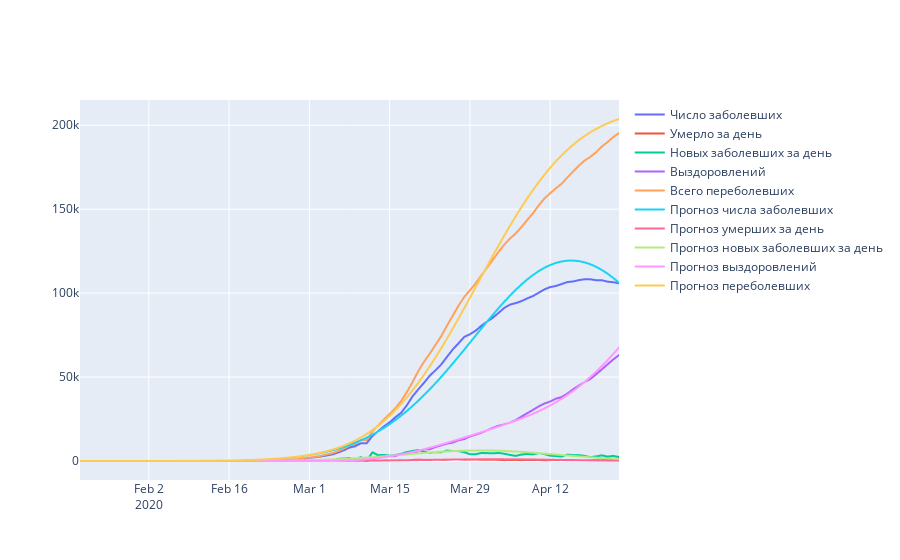

Source (notebook cell):
### Code cell
#Визуализация результатов оптимизации параметров для нормального распределения
import numpy as np

#Задание списка дат
x = [datetime.datetime(year=2020, month=1, day=21)]
for i in range(len(recs)):
    x.append(x[-1]+datetime.timedelta(days=1))

#Рассчет значений для построения кривых по оптимизированным парамтрам. Является реализацией
#формул из справки и копией рассчетов в функции loss_norm, за исключением того, что тут не считается 
#не посредственно ошибка
n_f = np.zeros(shape=(len(inf),))
for i in range(len(n_f)):
    n_f[i] = x_pred_norm.x[1]*math.e**(-x_pred_norm.x[2]*((i-x_pred_norm.x[0])**2))

n_d = np.zeros(shape=(len(dead_inc),))
for i in range(len(n_d)):
    n_d[i] = x_pred_norm.x[4]*math.e**(-x_pred_norm.x[5]*((i-x_pred_norm.x[3])**2))

n_c = np.zeros(shape=(len(inc),))
for i in range(len(n_c)):
    n_c[i] = x_pred_norm.x[7]*math.e**(-x_pred_norm.x[8]*((i-x_pred_norm.x[6])**2))
    
n_r = np.zeros(shape=(len(recs),))
for i in range(len(n_r)):
    n_r[i] = calculate_recs_norm(i,x_pred_norm.x[0],x_pred_norm.x[1],x_pred_norm.x[2],x_pred_norm.x[3],
                            x_pred_norm.x[4],x_pred_norm.x[5],x_pred_norm.x[6],x_pred_norm.x[7],
                            x_pred_norm.x[8])

n_t = np.zeros(shape=(len(total),))
for i in range(len(n_t)):
    n_t[i]=0
    for j in range(i+1):
        deads=0
        for k in range(j+1):
            deads+=x_pred_norm.x[4]*math.e**(-x_pred_norm.x[5]*((k-x_pred_norm.x[3])**2))
    n_t[i] += (x_pred_norm.x[1]*math.e**(-x_pred_norm.x[2]*((i-x_pred_norm.x[0])**2)) + 
                calculate_recs_norm(i,x_pred_norm.x[0],x_pred_norm.x[1],x_pred_norm.x[2],
                                    x_pred_norm.x[3],x_pred_norm.x[4],x_pred_norm.x[5],
                                    x_pred_norm.x[6],x_pred_norm.x[7],x_pred_norm.x[8])+
                deads)

#Сама визуализация. Один fig.add_trace на один график
fig = go.Figure()
fig.add_trace(go.Scattergl(
    x=x,
    y = inf,
    name = 'Число заболевших',
))
fig.add_trace(go.Scattergl(
    x=x,
    y = dead_inc,
    name = 'Умерло за день',
))
fig.add_trace(go.Scattergl(
    x=x,
    y = inc,
    name = 'Новых заболевших за день',
))
fig.add_trace(go.Scattergl(
    x=x,
    y = recs,
    name = 'Выздоровлений',
))
fig.add_trace(go.Scattergl(
    x=x,
    y = total,
    name = 'Всего переболевших',
))
fig.add_trace(go.Scattergl(
    x=x,
    y = n_f,
    name = 'Прогноз числа заболевших',
))
fig.add_trace(go.Scattergl(
    x=x,
    y = n_d,
    name = 'Прогноз умерших за день',
))
fig.add_trace(go.Scattergl(
    x=x,
    y = n_c,
    name = 'Прогноз новых заболевших за день',
))
fig.add_trace(go.Scattergl(
    x=x,
    y = n_r,
    name = 'Прогноз выздоровлений',
))
fig.add_trace(go.Scattergl(
    x=x,
    y = n_t,
    name = 'Прогноз переболевших',
))
